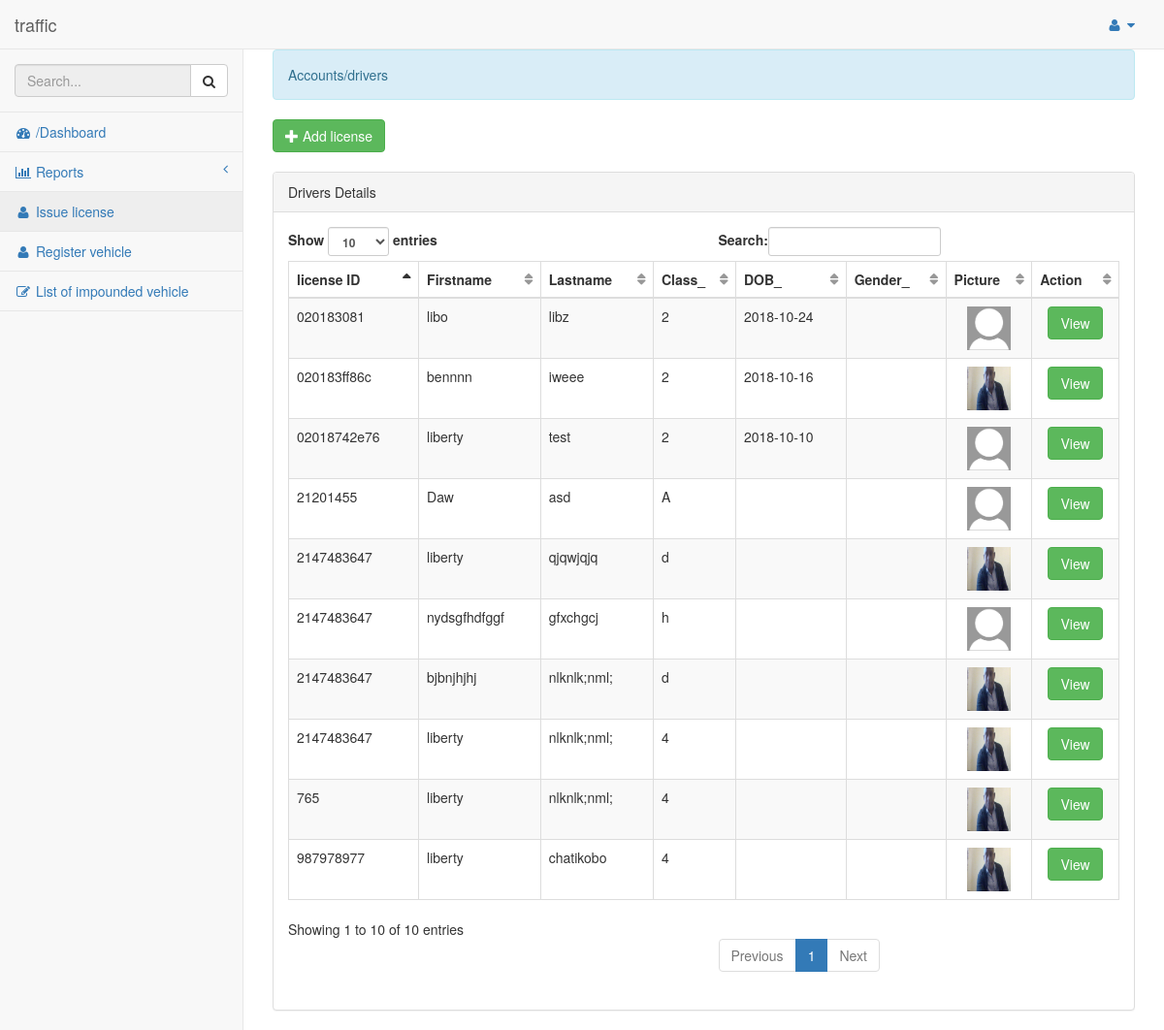
Screenshot of /vid/driver.php with the database file from the repository.
### tables this page shows
CREATE TABLE IF NOT EXISTS `drivers` (
`id` int(11) NOT NULL,
  `license_id` varchar(220) NOT NULL,
  `firstname` varchar(40) NOT NULL,
  `lastname` varchar(30) NOT NULL,
  `class` varchar(1) NOT NULL,
  `dob` varchar(10) NOT NULL,
  `photo` varchar(255) NOT NULL,
  `status` varchar(40) NOT NULL
);

### vid/driver.php (the view, shortened to what this page needs)
<?php include 'header.php';?>
            <?php include"side_bar.php";?>
           <?php require_once '../connect.php';?>
        <div id="page-wrapper">
            <div class="row">
                <div class="col-lg-12">
                    <div class = "alert alert-info">Accounts/drivers</div>
                <button type = "button" id = "add_driver" class = "btn btn-success"><span class = "glyphicon glyphicon-plus"></span> Add license</button>
                <br />
                <br />
                </div>
            </div>
            <div class="row">
                <div class="col-lg-12">
                    <div class="panel panel-default">
                        <div class="panel-heading">
                           Drivers Details
                        </div>
                        <div id ="s_table" class="panel-body">
                            <table width="100%" class="table table-striped table-bordered table-hover" id="dataTables-example">
                                <thead>
                                    <tr>
									<th>license ID</th>
									<th>Firstname</th>
									<th>Lastname</th>
									<th>Class_</th>
									<th>DOB_</th>
									<th>Gender_</th>
									<th>Picture</th>
									<th>Action</th>
                                    </tr>
                                </thead>
                                <tbody>
                                	<?php
									$s_query = $conn->query("SELECT * FROM `drivers`") or die(mysqli_error($conn));
									while($s_fetch = $s_query->fetch_array()){
								?>
								<tr>
									<td><?php echo $s_fetch['license_id']?></td>
									<td><?php echo $s_fetch['firstname']?></td>
									<td><?php echo $s_fetch['lastname']?></td>
									<td><?php echo $s_fetch['class']?></td>
									<td><?php echo $s_fetch['dob']?></td>
									<td><?php echo $s_fetch['gender']?></td>
									<td><center><img src ="<?php if($s_fetch['photo'] == "default.png"){echo "../images/".$s_fetch['photo'];}else{echo "../upload/".$s_fetch['photo'];}?>" height = "45px" width = "45px"/></center></td>
									<td><center><a href = "view_driver.php?id=<?php echo $s_fetch['id']?>" class="btn btn-success btn-mini"><span class="icon-search"></span> View</a> </center></td>
								</tr>
								<?php
									}
								?>
                                </tbody>
                            </table>
                        </div>
                </div>
            </div>
        </div>
    </div>
</body>
</html>

### rows the page displays
drivers: license "21201455", firstname "Daw", lastname "asd", class "A", photo (placeholder picture)
drivers: license "2147483647", firstname "liberty", lastname "qjqwjqjq", class "d", photo (picture)
drivers: license "2147483647", firstname "nydsgfhdfggf", lastname "gfxchgcj", class "h", photo (placeholder picture)
drivers: license "2147483647", firstname "bjbnjhjhj", lastname "nlknlk;nml;", class "d", photo (picture)
drivers: license "987978977", firstname "liberty", lastname "chatikobo", class "4", photo (picture)
drivers: license "2147483647", firstname "liberty", lastname "nlknlk;nml;", class "4", photo (picture)
drivers: license "765", firstname "liberty", lastname "nlknlk;nml;", class "4", photo (picture)
drivers: license "020183081", firstname "libo", lastname "libz", class "2", dob "2018-10-24", photo (placeholder picture)
drivers: license "02018742e76", firstname "liberty", lastname "test", class "2", dob "2018-10-10", photo (placeholder picture)
drivers: license "020183ff86c", firstname "bennnn", lastname "iweee", class "2", dob "2018-10-16", photo (picture)
